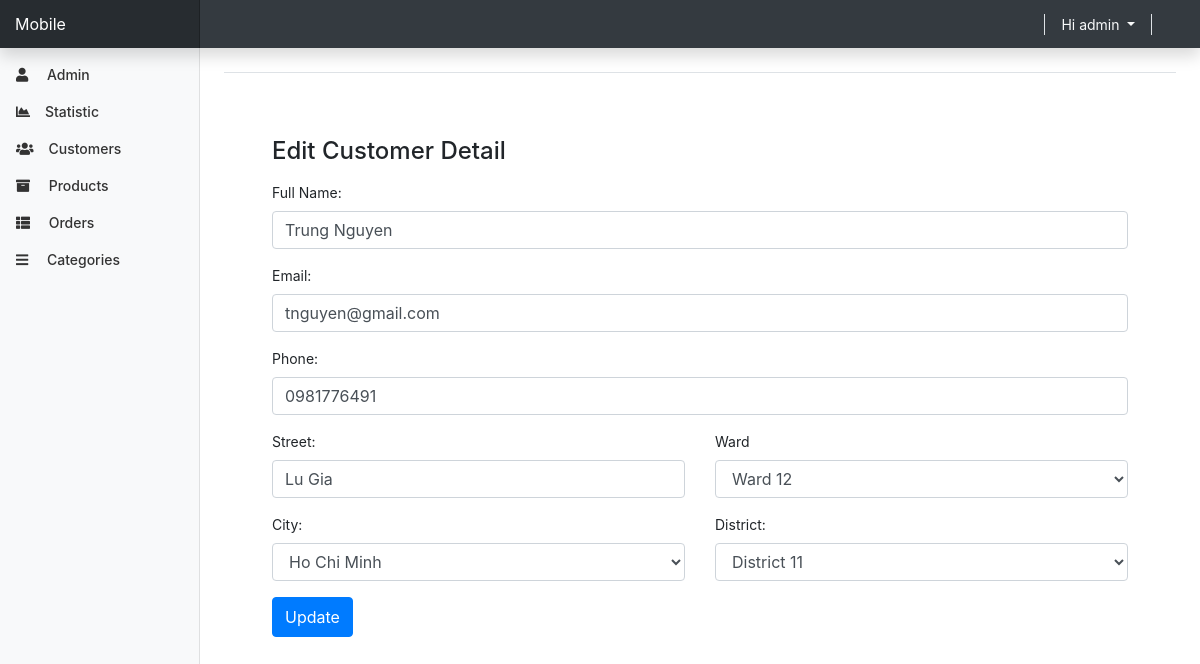
Before: /admin/edit_customer.php?customer=63678124a1a3 (signed in) with the older database file.
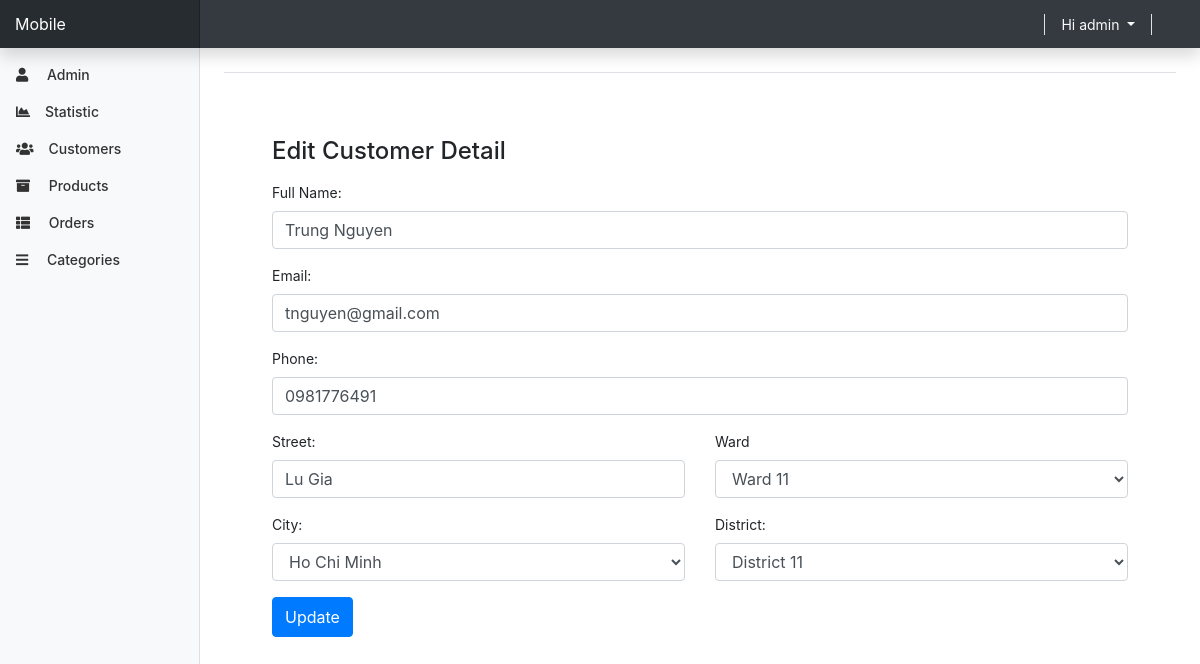
After: the same page with the newer database file.
### tables this page shows
CREATE TABLE `user` (
  `user_id` varchar(255) NOT NULL,
  `email` varchar(100) NOT NULL,
  `username` varchar(100) NOT NULL,
  `password` varchar(100) NOT NULL,
  `street` varchar(255) NOT NULL,
  `district` varchar(30) NOT NULL,
  `city` varchar(100) NOT NULL,
  `phone_number` varchar(100) NOT NULL,
  `status` int(11) NOT NULL DEFAULT 1,
  `is_admin` tinyint(1) NOT NULL DEFAULT 0,
  `register_date` datetime NOT NULL DEFAULT current_timestamp(),
  `updated_at` datetime NOT NULL DEFAULT current_timestamp(),
  `fullname` varchar(255) NOT NULL,
  `ward` varchar(255) NOT NULL
);

### admin/edit_customer.php (the view, shortened to what this page needs)
<?php include_once("./templates/top.php"); ?>
<?php include_once("./templates/navbar.php"); ?>
<div class="container-fluid">
  <div class="row">
    <?php include "./templates/sidebar.php";
          include "./../functions.php";
    ?>
   <div class="container p-5">
<h4>Edit Customer Detail</h4>
<?php
   if(isset($_GET['customer'])){
    $customer_id = $_GET['customer'];
    $sql = "SELECT * FROM `user` WHERE `user_id` = ? AND is_admin = 0 ";
    $select = $conn->prepare($sql);
    $select -> bind_param("s", $customer_id);
    $select->execute();
    $result = $select->get_result();
    if($result ->num_rows == 1){
      $row1 = $result->fetch_assoc();
      $distrc = $row1['district'];
?>
<form method="post"  enctype='multipart/form-data'>
    <div class="form-group">
      <label for="fullname">Full Name:</label>
      <input type="text" class="form-control" name="fullname" value="<?php echo $row1['fullname']  ?>">
    </div>
    <div class="form-group">
      <label for="email">Email:</label>
      <input type="text" class="form-control" name="email" value="<?php echo $row1['email']  ?>">
    </div>
    <div class="form-group">
      <label for="phone">Phone:</label>
      <input type="text" class="form-control" name="phone" value="<?php echo $row1['phone_number']  ?>">
    </div>
      <div class="row">
        <div class="col-md-6">
        <div class="form-group">
      <label for="street">Street:</label>
      <input type="text" class="form-control" name="street" value="<?php echo $row1['street']  ?>">
    </div>
        </div>
      <div class="col-md-6">
								<label for="ward">Ward</label>
								<select id="ward" name="ward" class="form-control" required>
                <option value="<?php echo $row1['ward'] ?> "><?php echo $row1['ward']  ?></option>
                                </select>							</div>
      </div>
   <div class="row">
    <div class="col-6">
    <div class="form-group">
		        		<label>City: </label>
		        	  <select id="city" name="city" class="form-control">
                      <option value="<?php echo $row1['city'] ?> "><?php echo $row1['city']  ?></option>
      </select>
		        	</div>
    </div>
    <div class="col-6">
    <div class="form-group">
		        		<label>District: </label>
		        	  <select id="district" name="district" class="form-control">
                      <option value="<?php echo $distrc ?> "><?php echo $distrc ?> </option>
           </select>
		        	</div>
    </div>
   </div>
    <div class="form-group">
      <button type="submit" style="height:40px" name="update_btn" class="btn btn-primary">Update</button>
    </div>
  </form>
  <?php }
  }else{
    echo '<p class="empty">no product user!</p>';
  }
  ?>
    </div>
  </div>
</div>
<?php include_once("./templates/footer.php"); ?>

Changed rows visible on the page:
changed user "Trung Nguyen": ward "Ward 12" → "Ward 11"
